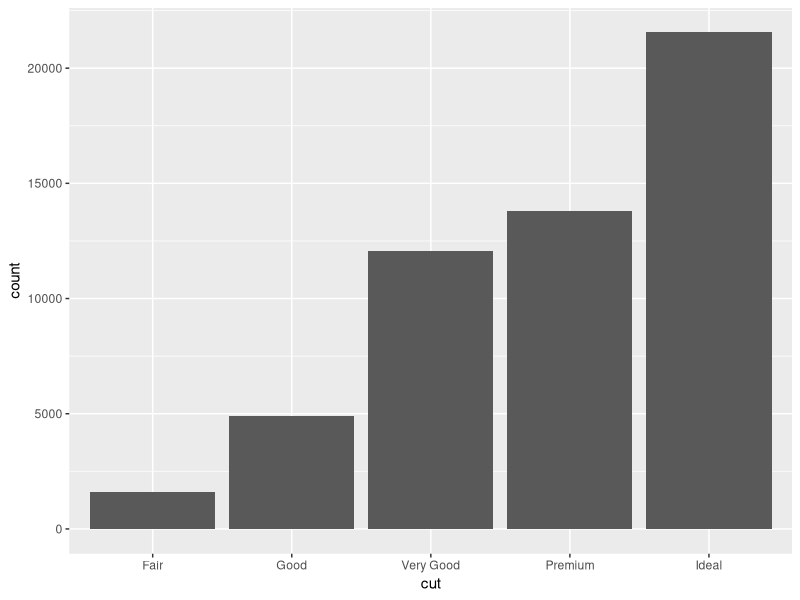
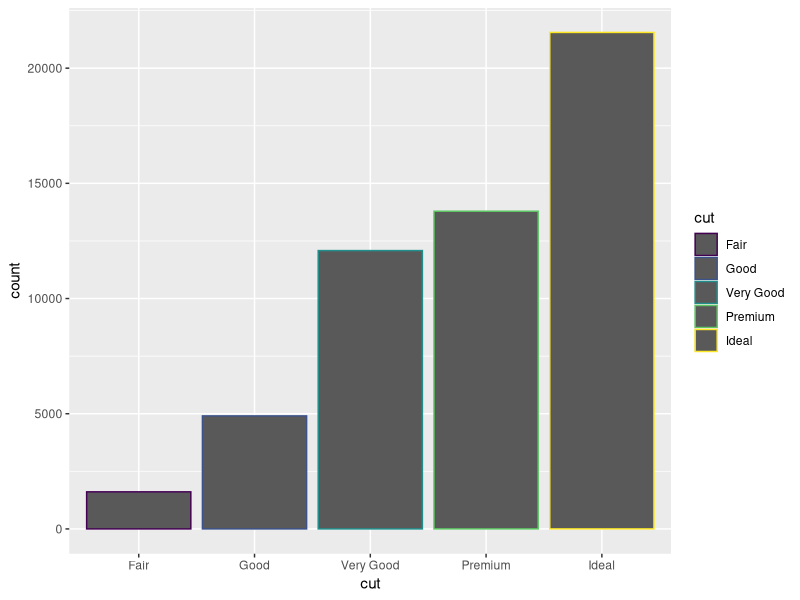
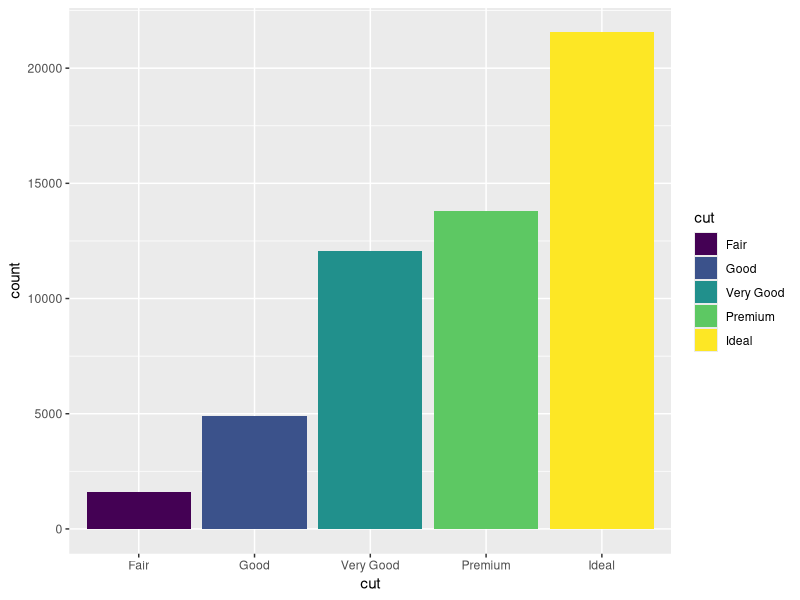
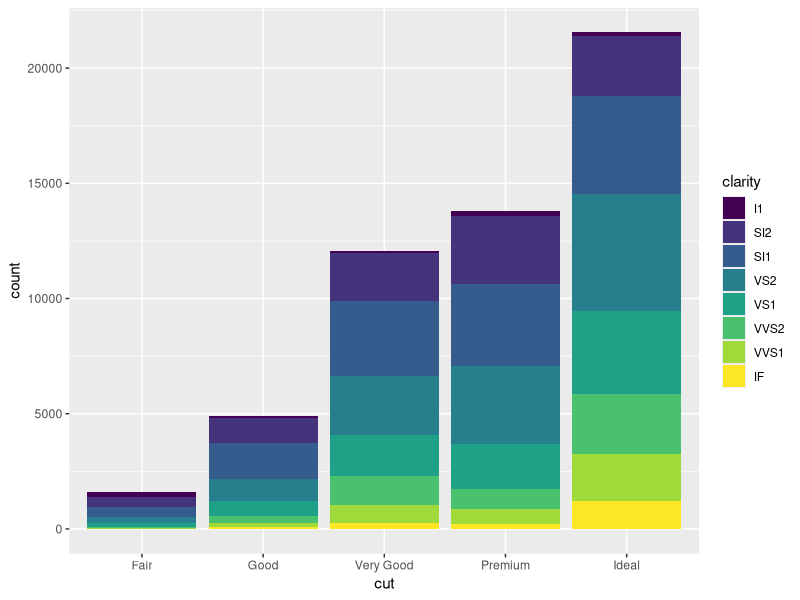

Write the R code that produced these figures, in order.
#carregando pacotes
library("ggplot2")

#importando dados
data("diamonds")

#criando grafico
ggplot(data=diamonds) + geom_bar (mapping=aes(x=cut))

#colorindo contorno do grafico

ggplot(data=diamonds) + geom_bar (mapping=aes(x=cut, color = cut))

#colorindo todo o grafico em barra
ggplot(data=diamonds) + geom_bar (mapping=aes(x=cut, fill = cut))

#separando por preenchimento do grafico em barra, mostra a diferença de corte e volume
ggplot(data=diamonds) + geom_bar (mapping=aes(x=cut, fill = clarity))
